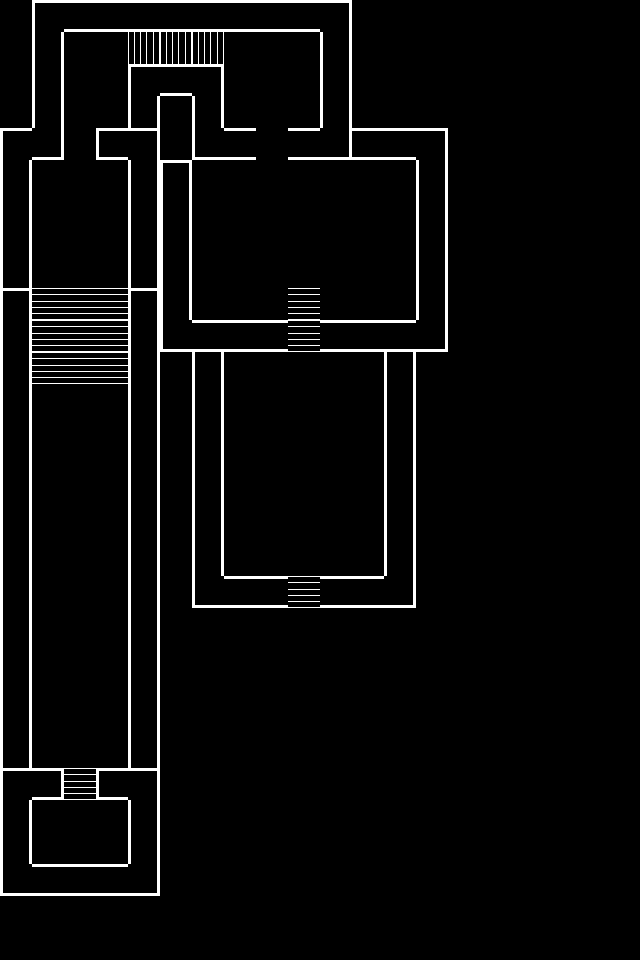

The image is a tile-based game level rendered from a .tmx file. Its description and complete source (layers, tilesets, objects, tile grids) follow:
An orthogonal 20x30 tile map with 32x32 px tiles, 3 tile layers (Floor, Wall, Decorations).

<map version="1.10" tiledversion="1.10.2" orientation="orthogonal" renderorder="right-down" width="20" height="30" tilewidth="32" tileheight="32" infinite="0" nextlayerid="6" nextobjectid="4">
 <tileset firstgid="1" source="spritesmapa.tsx" />
 <layer id="1" name="Floor" width="20" height="30" locked="1">
  <data encoding="csv">
1,1,1,1,1,1,1,1,1,1,1,1,1,1,1,1,1,1,1,1,
1,1,1,1,1,1,1,1,1,1,1,1,1,1,1,1,1,1,1,1,
1,1,1,1,1,1,1,1,1,1,1,1,1,1,1,1,1,1,1,1,
1,1,1,1,1,1,1,1,1,1,1,1,1,1,1,1,1,1,1,1,
1,1,1,1,1,1,1,1,1,1,1,1,1,1,1,1,1,1,1,1,
1,1,1,1,1,1,1,1,1,1,1,1,1,1,1,1,1,1,1,1,
1,1,1,1,1,1,1,1,1,1,1,1,1,1,1,1,1,1,1,1,
1,1,1,1,1,1,1,1,1,1,1,1,1,1,1,1,1,1,1,1,
1,1,1,1,1,1,1,1,1,1,1,1,1,1,1,1,1,1,1,1,
1,1,1,1,1,1,1,1,1,1,1,1,1,1,1,1,1,1,1,1,
1,1,1,1,1,1,1,1,1,1,1,1,1,1,1,1,1,1,1,1,
1,1,1,1,1,1,1,1,1,1,1,1,1,1,1,1,1,1,1,1,
1,1,1,1,1,1,1,1,1,1,1,1,1,1,1,1,1,1,1,1,
1,1,1,1,1,1,1,1,1,1,1,1,1,1,1,1,1,1,1,1,
1,1,1,1,1,1,1,1,1,1,1,1,1,1,1,1,1,1,1,1,
1,1,1,1,1,1,1,1,1,1,1,1,1,1,1,1,1,1,1,1,
1,1,1,1,1,1,1,1,1,1,1,1,1,1,1,1,1,1,1,1,
1,1,1,1,1,1,1,1,1,1,1,1,1,1,1,1,1,1,1,1,
1,1,1,1,1,1,1,1,1,1,1,1,1,1,1,1,1,1,1,1,
1,1,1,1,1,1,1,1,1,1,1,1,1,1,1,1,1,1,1,1,
1,1,1,1,1,1,1,1,1,1,1,1,1,1,1,1,1,1,1,1,
1,1,1,1,1,1,1,1,1,1,1,1,1,1,1,1,1,1,1,1,
1,1,1,1,1,1,1,1,1,1,1,1,1,1,1,1,1,1,1,1,
1,1,1,1,1,1,1,1,1,1,1,1,1,1,1,1,1,1,1,1,
1,1,1,1,1,1,1,1,1,1,1,1,1,1,1,1,1,1,1,1,
1,1,1,1,1,1,1,1,1,1,1,1,1,1,1,1,1,1,1,1,
1,1,1,1,1,1,1,1,1,1,1,1,1,1,1,1,1,1,1,1,
1,1,1,1,1,1,1,1,1,1,1,1,1,1,1,1,1,1,1,1,
1,1,1,1,1,1,1,1,1,1,1,1,1,1,1,1,1,1,1,1,
1,1,1,1,1,1,1,1,1,1,1,1,1,1,1,1,1,1,1,1
</data>
 </layer>
 <layer id="2" name="Wall" width="20" height="30">
  <data encoding="csv">
0,42,31,31,31,31,31,31,31,31,51,0,0,0,0,0,0,0,0,0,
0,11,0,0,0,0,0,0,0,0,11,0,0,0,0,0,0,0,0,0,
0,11,0,0,42,31,51,0,0,0,11,0,0,0,0,0,0,0,0,0,
0,11,0,0,11,0,11,0,0,0,11,0,0,0,0,0,0,0,0,0,
42,52,0,32,51,0,61,31,0,31,52,31,31,51,0,0,0,0,0,0,
11,0,0,0,11,21,0,0,0,0,0,0,0,11,0,0,0,0,0,0,
11,0,0,0,11,11,0,0,0,0,0,0,0,11,0,0,0,0,0,0,
11,0,0,0,11,11,0,0,0,0,0,0,0,11,0,0,0,0,0,0,
11,0,0,0,11,11,0,0,0,0,0,0,0,11,0,0,0,0,0,0,
21,0,0,0,21,11,0,0,0,0,0,0,0,11,0,0,0,0,0,0,
11,0,0,0,11,61,31,31,31,0,31,31,31,52,0,0,0,0,0,0,
11,0,0,0,11,0,11,0,0,0,0,0,11,0,0,0,0,0,0,0,
11,0,0,0,11,0,11,0,0,0,0,0,11,0,0,0,0,0,0,0,
11,0,0,0,11,0,11,0,0,0,0,0,11,0,0,0,0,0,0,0,
11,0,0,0,11,0,11,0,0,0,0,0,11,0,0,0,0,0,0,0,
11,0,0,0,11,0,11,0,0,0,0,0,11,0,0,0,0,0,0,0,
11,0,0,0,11,0,11,0,0,0,0,0,11,0,0,0,0,0,0,0,
11,0,0,0,11,0,11,0,0,0,0,0,11,0,0,0,0,0,0,0,
11,0,0,0,11,0,61,31,31,0,31,31,52,0,0,0,0,0,0,0,
11,0,0,0,11,0,0,0,0,0,0,0,0,0,0,0,0,0,0,0,
11,0,0,0,11,0,0,0,0,0,0,0,0,0,0,0,0,0,0,0,
11,0,0,0,11,0,0,0,0,0,0,0,0,0,0,0,0,0,0,0,
11,0,0,0,11,0,0,0,0,0,0,0,0,0,0,0,0,0,0,0,
11,0,0,0,11,0,0,0,0,0,0,0,0,0,0,0,0,0,0,0,
42,41,0,32,51,0,0,0,0,0,0,0,0,0,0,0,0,0,0,0,
11,0,0,0,11,0,0,0,0,0,0,0,0,0,0,0,0,0,0,0,
11,0,0,0,11,0,0,0,0,0,0,0,0,0,0,0,0,0,0,0,
61,31,31,31,52,0,0,0,0,0,0,0,0,0,0,0,0,0,0,0,
0,0,0,0,0,0,0,0,0,0,0,0,0,0,0,0,0,0,0,0,
0,0,0,0,0,0,0,0,0,0,0,0,0,0,0,0,0,0,0,0
</data>
 </layer>
 <layer id="4" name="Decorations" width="20" height="30">
  <data encoding="csv">
0,0,0,0,0,0,0,0,0,0,0,0,0,0,0,0,0,0,0,0,
0,0,0,0,3,3,3,0,0,0,0,0,0,0,0,0,0,0,0,0,
0,0,0,0,0,0,0,0,0,0,0,0,0,0,0,0,0,0,0,0,
0,0,0,0,0,0,0,0,0,0,0,0,0,0,0,0,0,0,0,0,
0,0,0,0,0,0,0,0,0,0,0,0,0,0,0,0,0,0,0,0,
0,0,0,0,0,0,0,0,0,0,0,0,0,0,0,0,0,0,0,0,
0,0,0,0,0,0,0,0,0,0,0,0,0,0,0,0,0,0,0,0,
0,0,0,0,0,0,0,0,0,0,0,0,0,0,0,0,0,0,0,0,
0,0,0,0,0,0,0,0,0,0,0,0,0,0,0,0,0,0,0,0,
0,2,2,2,0,0,0,0,0,2,0,0,0,0,0,0,0,0,0,0,
0,2,2,2,0,0,0,0,0,2,0,0,0,0,0,0,0,0,0,0,
0,2,2,2,0,0,0,0,0,0,0,0,0,0,0,0,0,0,0,0,
0,0,0,0,0,0,0,0,0,0,0,0,0,0,0,0,0,0,0,0,
0,0,0,0,0,0,0,0,0,0,0,0,0,0,0,0,0,0,0,0,
0,0,0,0,0,0,0,0,0,0,0,0,0,0,0,0,0,0,0,0,
0,0,0,0,0,0,0,0,0,0,0,0,0,0,0,0,0,0,0,0,
0,0,0,0,0,0,0,0,0,0,0,0,0,0,0,0,0,0,0,0,
0,0,0,0,0,0,0,0,0,0,0,0,0,0,0,0,0,0,0,0,
0,0,0,0,0,0,0,0,0,2,0,0,0,0,0,0,0,0,0,0,
0,0,0,0,0,0,0,0,0,0,0,0,0,0,0,0,0,0,0,0,
0,0,0,0,0,0,0,0,0,0,0,0,0,0,0,0,0,0,0,0,
0,0,0,0,0,0,0,0,0,0,0,0,0,0,0,0,0,0,0,0,
0,0,0,0,0,0,0,0,0,0,0,0,0,0,0,0,0,0,0,0,
0,0,0,0,0,0,0,0,0,0,0,0,0,0,0,0,0,0,0,0,
0,0,2,0,0,0,0,0,0,0,0,0,0,0,0,0,0,0,0,0,
0,0,0,0,0,0,0,0,0,0,0,0,0,0,0,0,0,0,0,0,
0,0,0,0,0,0,0,0,0,0,0,0,0,0,0,0,0,0,0,0,
0,0,0,0,0,0,0,0,0,0,0,0,0,0,0,0,0,0,0,0,
0,0,0,0,0,0,0,0,0,0,0,0,0,0,0,0,0,0,0,0,
0,0,0,0,0,0,0,0,0,0,0,0,0,0,0,0,0,0,0,0
</data>
 </layer>
</map>